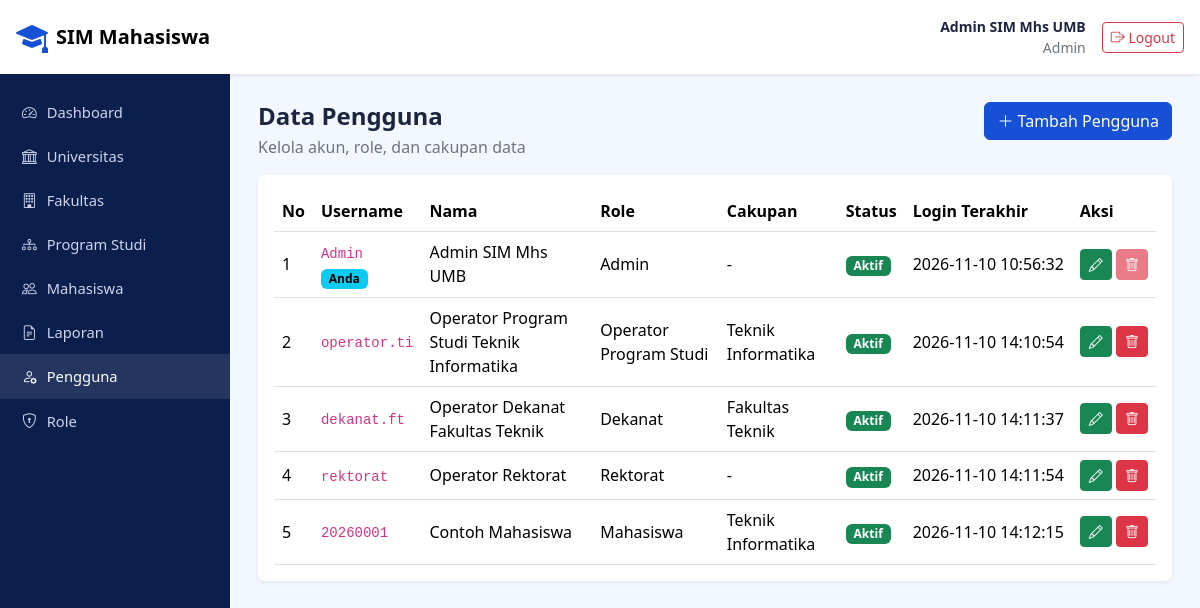
The page /pages/pengguna.php (signed in) on the database its author committed.
### tables this page shows
CREATE TABLE `pengguna` (
  `id_pengguna` bigint unsigned NOT NULL AUTO_INCREMENT,
  `id_role` smallint unsigned NOT NULL,
  `id_universitas` bigint unsigned DEFAULT NULL,
  `id_fakultas` bigint unsigned DEFAULT NULL,
  `id_program_studi` bigint unsigned DEFAULT NULL,
  `username` varchar(100) NOT NULL,
  `password_hash` varchar(255) NOT NULL,
  `nama_lengkap` varchar(200) NOT NULL,
  `email` varchar(150) DEFAULT NULL,
  `no_hp` varchar(30) DEFAULT NULL,
  `status_aktif` enum('Aktif','Tidak Aktif') NOT NULL DEFAULT 'Aktif',
  `last_login` datetime DEFAULT NULL,
  `created_at` timestamp NOT NULL DEFAULT CURRENT_TIMESTAMP,
  `updated_at` timestamp NOT NULL DEFAULT CURRENT_TIMESTAMP ON UPDATE CURRENT_TIMESTAMP,
  PRIMARY KEY (`id_pengguna`),
  UNIQUE KEY `username` (`username`),
  KEY `idx_pengguna_role` (`id_role`),
  KEY `idx_pengguna_universitas` (`id_universitas`),
  KEY `idx_pengguna_fakultas` (`id_fakultas`),
  KEY `idx_pengguna_prodi` (`id_program_studi`),
  CONSTRAINT `fk_pengguna_fakultas` FOREIGN KEY (`id_fakultas`) REFERENCES `fakultas` (`id_fakultas`) ON UPDATE CASCADE,
  CONSTRAINT `fk_pengguna_prodi` FOREIGN KEY (`id_program_studi`) REFERENCES `program_studi` (`id_program_studi`) ON UPDATE CASCADE,
  CONSTRAINT `fk_pengguna_role` FOREIGN KEY (`id_role`) REFERENCES `roles` (`id_role`) ON UPDATE CASCADE,
  CONSTRAINT `fk_pengguna_universitas` FOREIGN KEY (`id_universitas`) REFERENCES `universitas` (`id_universitas`) ON UPDATE CASCADE
);

CREATE TABLE `roles` (
  `id_role` smallint unsigned NOT NULL AUTO_INCREMENT,
  `kode_role` varchar(30) NOT NULL,
  `nama_role` varchar(100) NOT NULL,
  `keterangan` varchar(255) DEFAULT NULL,
  `created_at` timestamp NOT NULL DEFAULT CURRENT_TIMESTAMP,
  PRIMARY KEY (`id_role`),
  UNIQUE KEY `kode_role` (`kode_role`)
);

CREATE TABLE `program_studi` (
  `id_program_studi` bigint unsigned NOT NULL AUTO_INCREMENT,
  `id_fakultas` bigint unsigned NOT NULL,
  `kode_program_studi` varchar(20) NOT NULL,
  `nama_program_studi` varchar(200) NOT NULL,
  `jenjang` varchar(20) NOT NULL DEFAULT 'S1',
  `status_aktif` enum('Aktif','Tidak Aktif') NOT NULL DEFAULT 'Aktif',
  `created_at` timestamp NOT NULL DEFAULT CURRENT_TIMESTAMP,
  `updated_at` timestamp NOT NULL DEFAULT CURRENT_TIMESTAMP ON UPDATE CURRENT_TIMESTAMP,
  PRIMARY KEY (`id_program_studi`),
  UNIQUE KEY `uk_prodi_fakultas_kode` (`id_fakultas`,`kode_program_studi`),
  CONSTRAINT `fk_prodi_fakultas` FOREIGN KEY (`id_fakultas`) REFERENCES `fakultas` (`id_fakultas`) ON UPDATE CASCADE
);

CREATE TABLE `fakultas` (
  `id_fakultas` bigint unsigned NOT NULL AUTO_INCREMENT,
  `id_universitas` bigint unsigned NOT NULL,
  `kode_fakultas` varchar(20) NOT NULL,
  `nama_fakultas` varchar(200) NOT NULL,
  `created_at` timestamp NOT NULL DEFAULT CURRENT_TIMESTAMP,
  `updated_at` timestamp NOT NULL DEFAULT CURRENT_TIMESTAMP ON UPDATE CURRENT_TIMESTAMP,
  PRIMARY KEY (`id_fakultas`),
  UNIQUE KEY `uk_fakultas_univ_kode` (`id_universitas`,`kode_fakultas`),
  CONSTRAINT `fk_fakultas_universitas` FOREIGN KEY (`id_universitas`) REFERENCES `universitas` (`id_universitas`) ON UPDATE CASCADE
);

### includes/helper.php (called while the page is built, shortened)
<?php
function e($t) {
    return htmlspecialchars((string)$t, ENT_QUOTES, 'UTF-8');
}

### pages/pengguna.php (the view, shortened to what this page needs)
<?php
require_once __DIR__ . '/../includes/helper.php';
require_once __DIR__ . '/../config/koneksi.php';
$idSaya = (int)$_SESSION['id_pengguna'];
$data = [];
$q = mysqli_query($koneksi,
    "SELECT p.id_pengguna, p.username, p.nama_lengkap, p.status_aktif, p.last_login,
            r.nama_role, r.kode_role,
            f.nama_fakultas, ps.nama_program_studi
     FROM pengguna p
     JOIN roles r ON r.id_role = p.id_role
     LEFT JOIN fakultas f ON f.id_fakultas = p.id_fakultas
     LEFT JOIN program_studi ps ON ps.id_program_studi = p.id_program_studi
     ORDER BY r.id_role, p.username");
while ($row = mysqli_fetch_assoc($q)) { $data[] = $row; }
$menu_aktif = 'pengguna';
include __DIR__ . '/../includes/layout_atas.php';
?>
<div class="d-flex justify-content-between align-items-start flex-wrap gap-2 mb-3">
  <div>
    <h4 class="fw-bold mb-1">Data Pengguna</h4>
    <p class="text-secondary mb-0">Kelola akun, role, dan cakupan data</p>
  </div>
  <a href="pengguna_tambah.php" class="btn btn-primary"><i class="bi bi-plus-lg"></i> Tambah Pengguna</a>
</div>
<div class="card border-0 shadow-sm"><div class="card-body">
  <div class="table-responsive">
    <table class="table align-middle mb-0">
      <thead>
        <tr><th>No</th><th>Username</th><th>Nama</th><th>Role</th><th>Cakupan</th><th>Status</th><th>Login Terakhir</th><th>Aksi</th></tr>
      </thead>
      <tbody>
        <?php foreach ($data as $i => $p): ?>
          <?php
            $sendiri = (int)$p['id_pengguna'] === $idSaya;
            $cakupan = $p['nama_program_studi'] ?? $p['nama_fakultas'] ?? '-';
          ?>
          <tr>
            <td><?= $i + 1 ?></td>
            <td>
              <code><?= e($p['username']) ?></code>
              <?php if ($sendiri): ?><span class="badge text-bg-info">Anda</span><?php endif; ?>
            </td>
            <td><?= e($p['nama_lengkap']) ?></td>
            <td><?= e($p['nama_role']) ?></td>
            <td><?= e($cakupan) ?></td>
            <td>
              <span class="badge <?= $p['status_aktif'] === 'Aktif' ? 'text-bg-success' : 'text-bg-secondary' ?>">
                <?= e($p['status_aktif']) ?>
              </span>
            </td>
            <td class="text-nowrap"><?= e($p['last_login'] ?? '-') ?></td>
            <td class="text-nowrap">
              <a href="pengguna_edit.php?id=<?= (int)$p['id_pengguna'] ?>" class="btn btn-success btn-sm" title="Ubah">
                <i class="bi bi-pencil"></i>
              </a>
              <?php if ($sendiri): ?>
                <button class="btn btn-danger btn-sm" disabled title="Akun sendiri tidak bisa dihapus">
                  <i class="bi bi-trash"></i></button>
              <?php else: ?>
                <form method="post" action="pengguna_hapus.php" class="d-inline"
                      onsubmit="return confirm('Yakin hapus pengguna ini? Jika terhubung ke data mahasiswa, data mahasiswanya tetap ada tetapi tidak lagi punya akun login.');">
                  <button class="btn btn-danger btn-sm" title="Hapus"><i class="bi bi-trash"></i></button>
                </form>
              <?php endif; ?>
            </td>
          </tr>
        <?php endforeach; ?>
      </tbody>
    </table>
  </div>
</div></div>
<?php include __DIR__ . '/../includes/layout_bawah.php'; ?>

### includes/layout_atas.php (shortened to what this page needs)
<?php
$menu_aktif = $menu_aktif ?? '';
?>
<!DOCTYPE html>
<html lang="id">
<head>
  <link href="https://cdn.jsdelivr.net/npm/bootstrap@5.3.3/dist/css/bootstrap.min.css" rel="stylesheet">
  <link href="https://cdn.jsdelivr.net/npm/bootstrap-icons@1.11.3/font/bootstrap-icons.css" rel="stylesheet">
  <link href="<?= BASE_URL ?>/assets/css/style.css" rel="stylesheet">
</head>
<body class="bg-soft">
<?php include __DIR__ . '/topbar.php'; ?>
<div class="app-wrap">
  <?php include __DIR__ . '/sideleftbar.php'; ?>
  <main class="app-main">

### includes/topbar.php
<nav class="navbar bg-white shadow-sm px-3">
  <a class="navbar-brand d-flex align-items-center gap-2" href="<?= BASE_URL ?>/pages/dashboard.php">
    <i class="bi bi-mortarboard-fill brand-icon"></i><strong>SIM Mahasiswa</strong>
  </a>
  <div class="d-flex align-items-center gap-3">
    <span class="small text-end">
      <strong class="d-block"><?= e($_SESSION['nama_lengkap']) ?></strong>
      <span class="text-secondary"><?= e($_SESSION['nama_role']) ?></span>
    </span>
    <a href="<?= BASE_URL ?>/auth/logout.php" class="btn btn-outline-danger btn-sm"><i class="bi bi-box-arrow-right"></i> Logout</a>
  </div>
</nav>

### includes/sideleftbar.php (shortened to what this page needs)
<?php
$menu_aktif = $menu_aktif ?? '';
$staf   = ['ADMIN', 'OPERATOR_PRODI', 'DEKANAT', 'REKTORAT'];
$semua  = array_merge($staf, ['MAHASISWA']);
$admin  = ['ADMIN'];
$menu = [
    ['dashboard',     'Dashboard',     'bi-speedometer2',      'dashboard.php',         $semua],
    ['universitas',   'Universitas',   'bi-bank',              'universitas.php',       $admin],
    ['fakultas',      'Fakultas',      'bi-building',          'fakultas.php',          $staf],
    ['program_studi', 'Program Studi', 'bi-diagram-3',         'program_studi.php',     $staf],
    ['mahasiswa',     'Mahasiswa',     'bi-people',            'mahasiswa.php',         $staf],
    ['laporan',       'Laporan',       'bi-file-earmark-text', 'laporan_mahasiswa.php', $staf],
    ['pengguna',      'Pengguna',      'bi-person-gear',       'pengguna.php',          $admin],
    ['role',          'Role',          'bi-shield-lock',       'role.php',              $admin],
];
?>
<aside class="app-side">
<?php foreach ($menu as [$kunci, $label, $ikon, $file, $boleh]): ?>
    <?php
    $ada   = is_file(__DIR__ . '/../pages/' . $file);
    $kelas = 'side-link'
           . ($menu_aktif === $kunci ? ' active' : '')
           . (!$ada ? ' disabled' : '');
    ?>
    <a class="<?= $kelas ?>" href="<?= $ada ? BASE_URL . '/pages/' . e($file) : '#' ?>">
        <i class="bi <?= $ikon ?>"></i> <?= e($label) ?>
    </a>
<?php endforeach; ?>
</aside>

### includes/layout_bawah.php (shortened to what this page needs)
  </main>
</div>
</body>
</html>

### assets/css/style.css (style rules this page uses)
:root { --biru: #1550d6; --biru-tua: #0b1f4d; --soft: #f3f7ff; }
body { font-family: "Segoe UI", system-ui, sans-serif; color: #1c2540; }
.bg-soft { background: var(--soft); }
.btn-primary { background: var(--biru); border-color: var(--biru); }
.brand-icon { font-size: 2rem; color: var(--biru); }
.app-wrap { display: flex; min-height: calc(100vh - 62px); }
.app-side { width: 230px; background: var(--biru-tua); padding: 16px 0; flex-shrink: 0; }
.side-link { display: flex; align-items: center; gap: 10px; padding: 11px 22px; color: #cdd6ee; text-decoration: none; font-size: .92rem; }
.side-link:hover, .side-link.active { background: rgba(255,255,255,.1); color: #fff; }
.app-main { flex: 1; padding: 28px; min-width: 0; }

### rows shown on the page
pengguna: username "Admin", shows "Anda", nama_lengkap "Admin SIM Mhs UMB", id_role.nama_role "Admin", cakupan "-", status_aktif "Aktif", last_login "2026-11-10 10:56:32"
pengguna: username "operator.ti", nama_lengkap "Operator Program Studi Teknik Informatika", id_role.nama_role "Operator Program Studi", id_program_studi.nama_program_studi "Teknik Informatika", status_aktif "Aktif", last_login "2026-11-10 14:10:54"
pengguna: username "dekanat.ft", nama_lengkap "Operator Dekanat Fakultas Teknik", id_role.nama_role "Dekanat", id_fakultas.nama_fakultas "Fakultas Teknik", status_aktif "Aktif", last_login "2026-11-10 14:11:37"
pengguna: username "rektorat", nama_lengkap "Operator Rektorat", id_role.nama_role "Rektorat", cakupan "-", status_aktif "Aktif", last_login "2026-11-10 14:11:54"
pengguna: username "20260001", nama_lengkap "Contoh Mahasiswa", id_role.nama_role "Mahasiswa", id_program_studi.nama_program_studi "Teknik Informatika", status_aktif "Aktif", last_login "2026-11-10 14:12:15"

### other values the page prints
$_SESSION['nama_lengkap'] "Admin SIM Mhs UMB"
$_SESSION['nama_role'] "Admin"
$label "Dashboard"
$label "Universitas"
$label "Fakultas"
$label "Program Studi"
$label "Mahasiswa"
$label "Laporan"
$label "Pengguna"
$label "Role"
